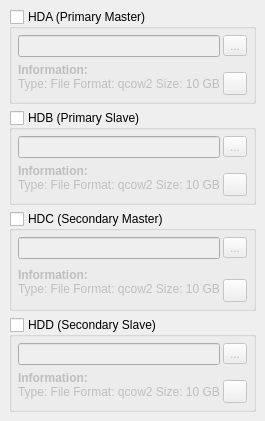
        <widget class="QWidget" name="Tab_HDD" >
         <attribute name="title" >
          <string>HDD</string>
         </attribute>
         <layout class="QVBoxLayout" >
          <property name="spacing" >
           <number>6</number>
          </property>
          <property name="margin" >
           <number>9</number>
          </property>
          <item>
           <widget class="QGroupBox" name="GB_HDA" >
            <property name="title" >
             <string>HDA (Primary Master)</string>
            </property>
            <property name="checkable" >
             <bool>true</bool>
            </property>
            <property name="checked" >
             <bool>false</bool>
            </property>
            <layout class="QGridLayout" >
             <property name="margin" >
              <number>6</number>
             </property>
             <property name="spacing" >
              <number>3</number>
             </property>
             <item row="1" column="0" >
              <widget class="QLabel" name="Label_HDA_Info" >
               <property name="text" >
                <string>&lt;html>&lt;head>&lt;meta name="qrichtext" content="1" />&lt;style type="text/css">
p, li { white-space: pre-wrap; }
&lt;/style>&lt;/head>&lt;body style=" font-family:'Sans Serif'; font-size:9pt; font-weight:400; font-style:normal; text-decoration:none;">
&lt;p style=" margin-top:0px; margin-bottom:0px; margin-left:0px; margin-right:0px; -qt-block-indent:0; text-indent:0px;">&lt;span style=" font-weight:600;">Information:&lt;/span>&lt;/p>
&lt;p style=" margin-top:0px; margin-bottom:0px; margin-left:0px; margin-right:0px; -qt-block-indent:0; text-indent:0px;">&lt;span style="">Type: File Format: qcow2 Size: 10 GB&lt;/span>&lt;/p>&lt;/body>&lt;/html></string>
               </property>
               <property name="textInteractionFlags" >
                <set>Qt::TextSelectableByMouse</set>
               </property>
              </widget>
             </item>
             <item rowspan="2" row="0" column="1" >
              <layout class="QVBoxLayout" >
               <property name="spacing" >
                <number>0</number>
               </property>
               <property name="margin" >
                <number>0</number>
               </property>
               <item>
                <widget class="QToolButton" name="TB_HDA_SetPath" >
                 <property name="sizePolicy" >
                  <sizepolicy vsizetype="Minimum" hsizetype="Minimum" >
                   <horstretch>0</horstretch>
                   <verstretch>0</verstretch>
                  </sizepolicy>
                 </property>
                 <property name="toolTip" >
                  <string>Select Disk Image</string>
                 </property>
                 <property name="text" >
                  <string>...</string>
                 </property>
                </widget>
               </item>
               <item>
                <spacer>
                 <property name="orientation" >
                  <enum>Qt::Vertical</enum>
                 </property>
                 <property name="sizeHint" stdset="0" >
                  <size>
                   <width>20</width>
                   <height>16</height>
                  </size>
                 </property>
                </spacer>
               </item>
               <item>
                <widget class="QToolButton" name="TB_HDA_Create_HDD" >
                 <property name="sizePolicy" >
                  <sizepolicy vsizetype="Minimum" hsizetype="Minimum" >
                   <horstretch>0</horstretch>
                   <verstretch>0</verstretch>
                  </sizepolicy>
                 </property>
                 <property name="toolTip" >
                  <string>Create New HDD</string>
                 </property>
                 <property name="text" >
                  <string/>
                 </property>
                 <property name="icon" >
                  <iconset resource="aqemu_images.qrc" >
                   <normaloff>:/images/add.png</normaloff>:/images/add.png</iconset>
                 </property>
                </widget>
               </item>
              </layout>
             </item>
             <item row="0" column="0" >
              <widget class="QLineEdit" name="Edit_HDA_Image_Path" />
             </item>
            </layout>
           </widget>
          </item>
          <item>
           <widget class="QGroupBox" name="GB_HDB" >
            <property name="title" >
             <string>HDB (Primary Slave)</string>
            </property>
            <property name="checkable" >
             <bool>true</bool>
            </property>
            <property name="checked" >
             <bool>false</bool>
            </property>
            <layout class="QGridLayout" >
             <property name="margin" >
              <number>6</number>
             </property>
             <property name="spacing" >
              <number>3</number>
             </property>
             <item rowspan="2" row="0" column="1" >
              <layout class="QVBoxLayout" >
               <property name="spacing" >
                <number>0</number>
               </property>
               <property name="margin" >
                <number>0</number>
               </property>
               <item>
                <widget class="QToolButton" name="TB_HDB_SetPath" >
                 <property name="sizePolicy" >
                  <sizepolicy vsizetype="Minimum" hsizetype="Minimum" >
                   <horstretch>0</horstretch>
                   <verstretch>0</verstretch>
                  </sizepolicy>
                 </property>
                 <property name="toolTip" >
                  <string>Select Disk Image</string>
                 </property>
                 <property name="text" >
                  <string>...</string>
                 </property>
                </widget>
               </item>
               <item>
                <spacer>
                 <property name="orientation" >
                  <enum>Qt::Vertical</enum>
                 </property>
                 <property name="sizeHint" stdset="0" >
                  <size>
                   <width>20</width>
                   <height>16</height>
                  </size>
                 </property>
                </spacer>
               </item>
               <item>
                <widget class="QToolButton" name="TB_HDB_Create_HDD" >
                 <property name="sizePolicy" >
                  <sizepolicy vsizetype="Minimum" hsizetype="Minimum" >
                   <horstretch>0</horstretch>
                   <verstretch>0</verstretch>
                  </sizepolicy>
                 </property>
                 <property name="toolTip" >
                  <string>Create New HDD</string>
                 </property>
                 <property name="text" >
                  <string/>
                 </property>
                 <property name="icon" >
                  <iconset resource="aqemu_images.qrc" >
                   <normaloff>:/images/add.png</normaloff>:/images/add.png</iconset>
                 </property>
                </widget>
               </item>
              </layout>
             </item>
             <item row="1" column="0" >
              <widget class="QLabel" name="Label_HDB_Info" >
               <property name="text" >
                <string>&lt;html>&lt;head>&lt;meta name="qrichtext" content="1" />&lt;style type="text/css">
p, li { white-space: pre-wrap; }
&lt;/style>&lt;/head>&lt;body style=" font-family:'Sans Serif'; font-size:9pt; font-weight:400; font-style:normal; text-decoration:none;">
&lt;p style=" margin-top:0px; margin-bottom:0px; margin-left:0px; margin-right:0px; -qt-block-indent:0; text-indent:0px;">&lt;span style=" font-weight:600;">Information:&lt;/span>&lt;/p>
&lt;p style=" margin-top:0px; margin-bottom:0px; margin-left:0px; margin-right:0px; -qt-block-indent:0; text-indent:0px;">&lt;span style="">Type: File Format: qcow2 Size: 10 GB&lt;/span>&lt;/p>&lt;/body>&lt;/html></string>
               </property>
               <property name="textInteractionFlags" >
                <set>Qt::TextSelectableByMouse</set>
               </property>
              </widget>
             </item>
             <item row="0" column="0" >
              <widget class="QLineEdit" name="Edit_HDB_Image_Path" />
             </item>
            </layout>
           </widget>
          </item>
          <item>
           <widget class="QGroupBox" name="GB_HDC" >
            <property name="title" >
             <string>HDC (Secondary Master)</string>
            </property>
            <property name="checkable" >
             <bool>true</bool>
            </property>
            <property name="checked" >
             <bool>false</bool>
            </property>
            <layout class="QGridLayout" >
             <property name="margin" >
              <number>6</number>
             </property>
             <property name="spacing" >
              <number>3</number>
             </property>
             <item rowspan="2" row="0" column="1" >
              <layout class="QVBoxLayout" >
               <property name="spacing" >
                <number>0</number>
               </property>
               <property name="margin" >
                <number>0</number>
               </property>
               <item>
                <widget class="QToolButton" name="TB_HDC_SetPath" >
                 <property name="sizePolicy" >
                  <sizepolicy vsizetype="Minimum" hsizetype="Minimum" >
                   <horstretch>0</horstretch>
                   <verstretch>0</verstretch>
                  </sizepolicy>
                 </property>
                 <property name="toolTip" >
                  <string>Select Disk Image</string>
                 </property>
                 <property name="text" >
                  <string>...</string>
                 </property>
                </widget>
               </item>
               <item>
                <spacer>
                 <property name="orientation" >
                  <enum>Qt::Vertical</enum>
                 </property>
                 <property name="sizeHint" stdset="0" >
                  <size>
                   <width>20</width>
                   <height>21</height>
                  </size>
                 </property>
                </spacer>
               </item>
               <item>
                <widget class="QToolButton" name="TB_HDC_Create_HDD" >
                 <property name="sizePolicy" >
                  <sizepolicy vsizetype="Minimum" hsizetype="Minimum" >
                   <horstretch>0</horstretch>
                   <verstretch>0</verstretch>
                  </sizepolicy>
                 </property>
                 <property name="toolTip" >
                  <string>Create New HDD</string>
                 </property>
                 <property name="text" >
                  <string/>
                 </property>
                 <property name="icon" >
                  <iconset resource="aqemu_images.qrc" >
                   <normaloff>:/images/add.png</normaloff>:/images/add.png</iconset>
                 </property>
                </widget>
               </item>
              </layout>
             </item>
             <item row="1" column="0" >
              <widget class="QLabel" name="Label_HDC_Info" >
               <property name="text" >
                <string>&lt;html>&lt;head>&lt;meta name="qrichtext" content="1" />&lt;style type="text/css">
p, li { white-space: pre-wrap; }
&lt;/style>&lt;/head>&lt;body style=" font-family:'Sans Serif'; font-size:9pt; font-weight:400; font-style:normal; text-decoration:none;">
&lt;p style=" margin-top:0px; margin-bottom:0px; margin-left:0px; margin-right:0px; -qt-block-indent:0; text-indent:0px;">&lt;span style=" font-weight:600;">Information:&lt;/span>&lt;/p>
&lt;p style=" margin-top:0px; margin-bottom:0px; margin-left:0px; margin-right:0px; -qt-block-indent:0; text-indent:0px;">&lt;span style="">Type: File Format: qcow2 Size: 10 GB&lt;/span>&lt;/p>&lt;/body>&lt;/html></string>
               </property>
               <property name="textInteractionFlags" >
                <set>Qt::TextSelectableByMouse</set>
               </property>
              </widget>
             </item>
             <item row="0" column="0" >
              <widget class="QLineEdit" name="Edit_HDC_Image_Path" />
             </item>
            </layout>
           </widget>
          </item>
          <item>
           <widget class="QGroupBox" name="GB_HDD" >
            <property name="title" >
             <string>HDD (Secondary Slave)</string>
            </property>
            <property name="checkable" >
             <bool>true</bool>
            </property>
            <property name="checked" >
             <bool>false</bool>
            </property>
            <layout class="QGridLayout" >
             <property name="margin" >
              <number>6</number>
             </property>
             <property name="spacing" >
              <number>3</number>
             </property>
             <item rowspan="2" row="0" column="1" >
              <layout class="QVBoxLayout" >
               <property name="spacing" >
                <number>0</number>
               </property>
               <property name="margin" >
                <number>0</number>
               </property>
               <item>
                <widget class="QToolButton" name="TB_HDD_SetPath" >
                 <property name="sizePolicy" >
                  <sizepolicy vsizetype="Minimum" hsizetype="Minimum" >
                   <horstretch>0</horstretch>
                   <verstretch>0</verstretch>
                  </sizepolicy>
                 </property>
                 <property name="toolTip" >
                  <string>Select Disk Image</string>
                 </property>
                 <property name="text" >
                  <string>...</string>
                 </property>
                </widget>
               </item>
               <item>
                <spacer>
                 <property name="orientation" >
                  <enum>Qt::Vertical</enum>
                 </property>
                 <property name="sizeHint" stdset="0" >
                  <size>
                   <width>20</width>
                   <height>16</height>
                  </size>
                 </property>
                </spacer>
               </item>
               <item>
                <widget class="QToolButton" name="TB_HDD_Create_HDD" >
                 <property name="sizePolicy" >
                  <sizepolicy vsizetype="Minimum" hsizetype="Minimum" >
                   <horstretch>0</horstretch>
                   <verstretch>0</verstretch>
                  </sizepolicy>
                 </property>
                 <property name="toolTip" >
                  <string>Create New HDD</string>
                 </property>
                 <property name="text" >
                  <string/>
                 </property>
                 <property name="icon" >
                  <iconset resource="aqemu_images.qrc" >
                   <normaloff>:/images/add.png</normaloff>:/images/add.png</iconset>
                 </property>
                </widget>
               </item>
              </layout>
             </item>
             <item row="1" column="0" >
              <widget class="QLabel" name="Label_HDD_Info" >
               <property name="text" >
                <string>&lt;html>&lt;head>&lt;meta name="qrichtext" content="1" />&lt;style type="text/css">
p, li { white-space: pre-wrap; }
&lt;/style>&lt;/head>&lt;body style=" font-family:'Sans Serif'; font-size:9pt; font-weight:400; font-style:normal; text-decoration:none;">
&lt;p style=" margin-top:0px; margin-bottom:0px; margin-left:0px; margin-right:0px; -qt-block-indent:0; text-indent:0px;">&lt;span style=" font-weight:600;">Information:&lt;/span>&lt;/p>
&lt;p style=" margin-top:0px; margin-bottom:0px; margin-left:0px; margin-right:0px; -qt-block-indent:0; text-indent:0px;">&lt;span style="">Type: File Format: qcow2 Size: 10 GB&lt;/span>&lt;/p>&lt;/body>&lt;/html></string>
               </property>
               <property name="textInteractionFlags" >
                <set>Qt::TextSelectableByMouse</set>
               </property>
              </widget>
             </item>
             <item row="0" column="0" >
              <widget class="QLineEdit" name="Edit_HDD_Image_Path" />
             </item>
            </layout>
           </widget>
          </item>
         </layout>
        </widget>
